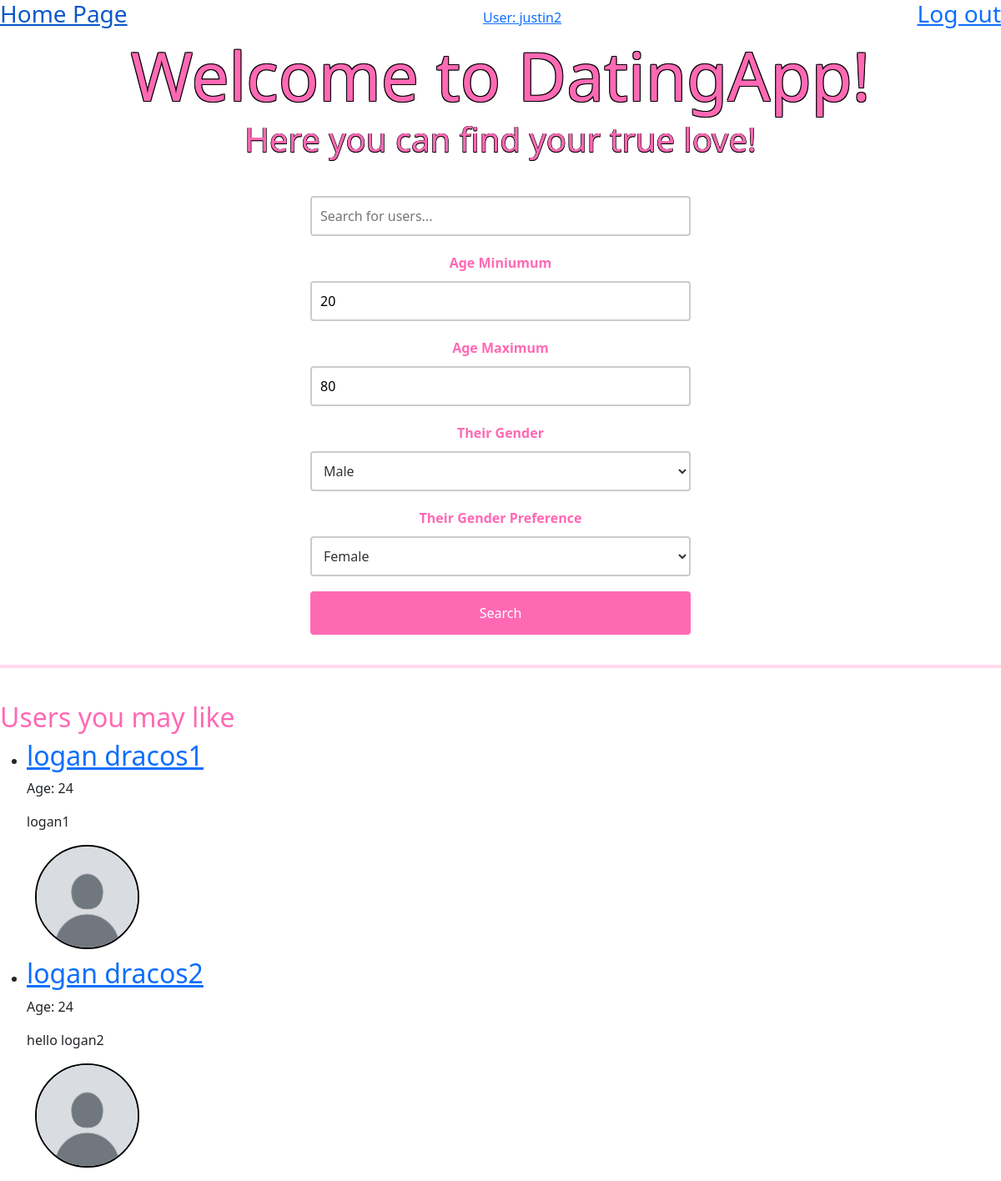
Page / (signed in) on the committed database.
### DatingApp/model.py (models this page shows)
class User(flask_login.UserMixin, db.Model):
    id: Mapped[int] = mapped_column(primary_key=True)
    email: Mapped[str] = mapped_column(String(128), unique=True)
    username: Mapped[str] = mapped_column(String(64))
    password: Mapped[str] = mapped_column(String(256))
    profile: Mapped["Profile"] = relationship(back_populates="user")
    liking: Mapped[List["User"]] = relationship(
        secondary=LikingAssociation.__table__,
        primaryjoin=LikingAssociation.liker_id == id,
        secondaryjoin=LikingAssociation.liked_id == id,
        back_populates="likers",
    )
    likers: Mapped[List["User"]] = relationship(
        secondary=LikingAssociation.__table__,
        primaryjoin=LikingAssociation.liked_id == id,
        secondaryjoin=LikingAssociation.liker_id == id,
        back_populates="liking",
    )
    blocking: Mapped[List["User"]] = relationship(
        secondary=BlockingAssociation.__table__,
        primaryjoin=BlockingAssociation.blocker_id == id,
        secondaryjoin=BlockingAssociation.blocked_id == id,
        back_populates="blockers",
    )
    blockers: Mapped[List["User"]] = relationship(
        secondary=BlockingAssociation.__table__,
        primaryjoin=BlockingAssociation.blocked_id == id,
        secondaryjoin=BlockingAssociation.blocker_id == id,
        back_populates="blocking",
    )
    sent_proposals: Mapped[List["DateProposal"]] = relationship(
        back_populates="proposer", foreign_keys="DateProposal.proposer_id"
    )
    received_proposals: Mapped[List["DateProposal"]] = relationship(
        back_populates="recipient", foreign_keys="DateProposal.recipient_id"
    )

class Profile(db.Model):
    id: Mapped[int] = mapped_column(primary_key=True)
    user_id: Mapped[int] = mapped_column(ForeignKey("user.id"), unique=True)
    user: Mapped["User"] = relationship(
        back_populates="profile",
        single_parent=True,
    )
    fullname: Mapped[str] = mapped_column(String(128))
    bio: Mapped[Optional[str]] = mapped_column(Text)
    birth_year: Mapped[Optional[int]] = mapped_column(Integer)
    age_minimum: Mapped[Optional[int]] = mapped_column(Integer)
    age_maximum: Mapped[Optional[int]] = mapped_column(Integer)
    gender: Mapped[Optional[str]] = mapped_column(String(16))
    genderPreference: Mapped[Optional[str]] = mapped_column(String(16))
    photo_id: Mapped[Optional[int]] = mapped_column(ForeignKey("photo.id"))
    photo: Mapped[Optional["Photo"]] = relationship(back_populates="profile")

### DatingApp/main.py (the view)
@bp.route("/")
@flask_login.login_required
def index():
    curUser = flask_login.current_user
    current_year = datetime.now().year
    age_min = current_year - curUser.profile.age_maximum
    age_max = current_year - curUser.profile.age_minimum
    gender_pref = curUser.profile.genderPreference
    defaultUsers = db.session.query(model.User).join(model.Profile).filter(
        model.User.id != curUser.id,
        model.Profile.birth_year.between(age_min, age_max),
        model.Profile.gender == gender_pref,
        model.Profile.genderPreference == curUser.profile.gender
    ).limit(10).all()
    return render_template("main/index.html", user=curUser, defaultUsers = defaultUsers, current_year=current_year)

### DatingApp/__init__.py (called while the page is built)
def create_app(test_config=None):
    app = Flask(__name__)
    app.config["SECRET_KEY"] = "93220d9b340cf9a6c39bac99cce7daf220167498f91fa"
    app.config["SQLALCHEMY_DATABASE_URI"] = "sqlite:///DatingApp.db"
    login_manager = LoginManager()
    login_manager.login_view = 'auth.login'
    login_manager.init_app(app)
    from . import model
    @login_manager.user_loader
    def load_user(user_id):
        return db.session.get(model.User, int(user_id))
    db.init_app(app)
    from . import main
    from . import auth
    app.register_blueprint(main.bp)
    app.register_blueprint(auth.bp)
    return app

### DatingApp/templates/main/index.html (shortened to what this page needs)
{% extends 'base.html' %}
{% block content %}
    <section class="welcome-section">
        <h1>Welcome to DatingApp!</h1>
        <h4>Here you can find your true love!</h4>
        <form action = "{{url_for('main.search')}}" method = "get">
            <div class = "searchContainer">
                <input type="text" name="name" placeholder="Search for users...">
                <label for="gender">Age Miniumum</label>
                <input type="number" name="age_minimum" placeholder="Min age" value="{{ user.profile.age_minimum }}" min="18" max="100">
                <label for="gender">Age Maximum</label>
                <input type="number" name="age_maximum" placeholder="Max age" value="{{ user.profile.age_maximum }}" min="18" max="100">
                <label for="gender">Their Gender</label>
                <select name="gender">
                    <option value="male" {% if user.profile.genderPreference == 'male' %}selected{% endif %}>Male</option>
                </select>
                <label for="genderPreference">Their Gender Preference</label>
                <select name="genderPreference">
                    <option value="female" {% if user.profile.gender == 'female' %}selected{% endif %}>Female</option>
                </select>
                <button type="submit">Search</button>
            </div>
        </form>
        <hr style="border: 2px solid ; color:#ff69b4; width: 100%">
        {% if defaultUsers %}
        <div class = "listUsers">
            <h2>Users you may like</h2>
            <ul>
                {% for user in defaultUsers %}
                    <li>
                        <h2><a href="{{ url_for('main.profile', user_id=user.id) }}">{{ user.profile.fullname }}</a></h2>
                        <p>Age: {{ current_year - user.profile.birth_year }}</p>
                        <p>{{ user.profile.bio }}</p>
                        <div class = "pfp">
                        {% if user.profile.photo %}
                            <img src="{{ url_for('static', filename='photos/photo-' ~ user.profile.photo.id ~ '.' ~ user.profile.photo.file_extension) }}" alt="Profile photo" >
                        {% else %}
                            <img src="{{ url_for('static', filename='photos/defaultPfp.jpg') }}" alt="Default profile photo">
                        {% endif %}
                        </div>
                    </li>
                {% endfor %}
            </ul>
        </div>
    {% endif %}
    </section>
{% endblock %}

### DatingApp/templates/base.html (shortened to what this page needs)
<!DOCTYPE html>
<html>
    <head>
        <link rel="stylesheet"
              href="{{ url_for('static', filename='DatingApp.css') }}">
        <link href="https://cdn.jsdelivr.net/npm/bootstrap@5.3.3/dist/css/bootstrap.min.css" rel="stylesheet">
    </head>
    <body>
        <header>
            <div style="display: flex; flex-direction: row; justify-content: space-between; align-items: center">
                {% if current_user.is_authenticated: %}
                    <a href="{{ url_for('main.index')}}">
                        <h3>Home Page</h3>
                    </a>
                    <a href="{{ url_for('main.profile', user_id=current_user.id)}}">
                        <div>User: {{current_user.username}}</div>
                    </a>
                    <a href="{{ url_for('auth.logout')}}">
                        <h3>Log out</h3>
                    </a>
                {% endif %}
            </div>
        </header>
        <section class="content">
            {% block content %}{% endblock %}
        </section>
    </body>
</html>

### DatingApp/static/DatingApp.css (style rules this page uses)
body { background: #f2f3f5; }
.pfp { display: flex; justify-content: center; align-items: center; margin: 10px; width: 125px; height: 125px; }
.pfp img { border-radius: 50%; width: 100%; height: 100%; object-fit: cover; border: 2px solid #000; }
.welcome-section h1 { font-size: 5em; margin: 0; padding: 0; text-align: center; color: #ff69b4; text-shadow: 1px 1px 0 #000, -1px -1px 0 #000, 1px -1px 0 #000, -1px 1px 0 #000; }
.welcome-section h4 { font-size: 2.5em; margin: 0; padding: 5px 0px 10px 0px; text-align: center; color: #ff69b4; text-shadow: 0.5px 0.5px 0 #000, -0.5px -0.5px 0 #000, 0.5px -0.5px 0 #000, -0.5px 0.5px 0 #000; }
.searchContainer { display: flex; flex-direction: column; width: 40%; margin: 1% auto; padding: 1% 1%; align-items: center; }
.searchContainer input[type="text"] { width: 100%; padding: 10px; margin: 10px 0; box-sizing: border-box; border: 2px solid #ccc; border-radius: 4px; }
.searchContainer label { font-weight: bold; padding-top: 10px; color: #ff69b4; }
.searchContainer input[type="number"] { width: 100%; padding: 10px; margin: 10px 0; box-sizing: border-box; border: 2px solid #ccc; border-radius: 4px; }
.searchContainer select { width: 100%; padding: 10px; margin: 10px 0; box-sizing: border-box; border: 2px solid #ccc; border-radius: 4px; background-color: white; color: #333; font-size: 1em; }
.searchContainer option { padding: 10px; }
.searchContainer button { width: 100%; background-color: #ff69b4; color: white; padding: 14px 20px; margin: 8px 0; border: none; border-radius: 4px; cursor: pointer; }
.listUsers h2 { color: #ff69b4; }

### rows in the picture
User: username "justin2"
Profile: age_minimum "20", age_maximum "80", gender "Male", genderPreference "Female"
User: profile.fullname "logan dracos1", profile.bio "logan1"
Profile: current_year-user.profile.birth_year "24"
User: profile.fullname "logan dracos2", profile.bio "hello logan2"
Profile: current_year-user.profile.birth_year "24"
